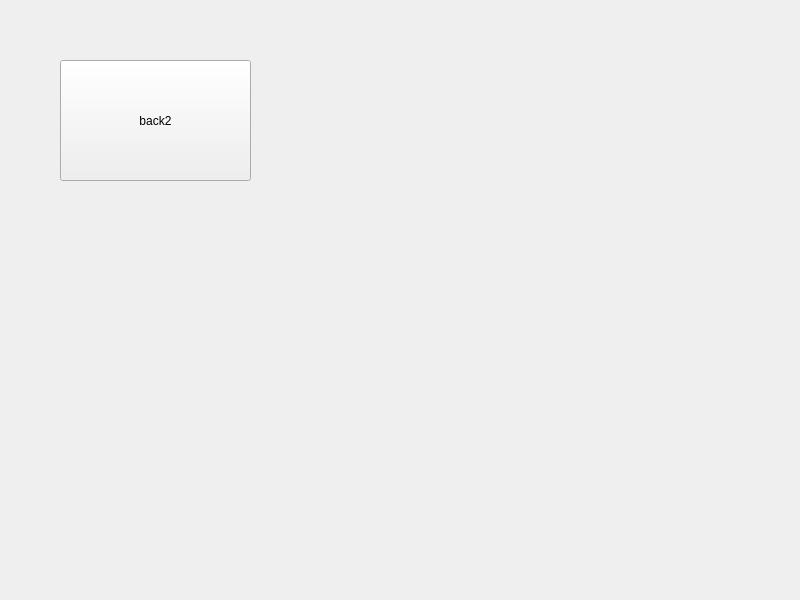
<?xml version="1.0" encoding="UTF-8"?>
<ui version="4.0">
 <class>Form</class>
 <widget class="QWidget" name="Form">
  <property name="geometry">
   <rect>
    <x>0</x>
    <y>0</y>
    <width>800</width>
    <height>600</height>
   </rect>
  </property>
  <property name="windowTitle">
   <string>Form</string>
  </property>
  <widget class="QPushButton" name="btn_3_to_main">
   <property name="geometry">
    <rect>
     <x>60</x>
     <y>60</y>
     <width>191</width>
     <height>121</height>
    </rect>
   </property>
   <property name="text">
    <string>back2</string>
   </property>
  </widget>
 </widget>
 <resources/>
 <connections>
  <connection>
   <sender>btn_3_to_main</sender>
   <signal>clicked()</signal>
   <receiver>Form</receiver>
   <slot>btn_3_to_main()</slot>
   <hints>
    <hint type="sourcelabel">
     <x>173</x>
     <y>121</y>
    </hint>
    <hint type="destinationlabel">
     <x>286</x>
     <y>384</y>
    </hint>
   </hints>
  </connection>
 </connections>
 <slots>
  <slot>btn_3_to_main()</slot>
 </slots>
</ui>
